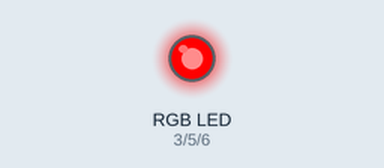
Recording of a sketch running on a simulated Arduino Uno, built with avr-gcc and run on an emulated ATmega328P. Shown: an RGB LED mixed from three pins (HIGH = lit).

Above: at 0.5 s.
At 1.5 s:
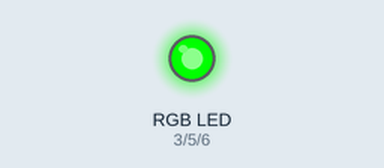
At 2.5 s:
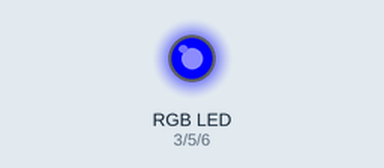
At 3.5 s:
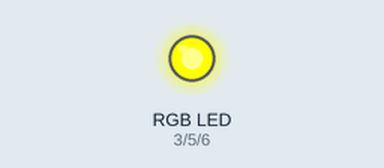
At 4.5 s:
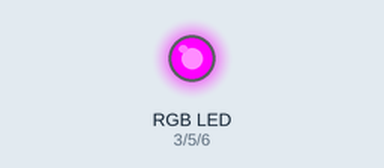
At 5.5 s:
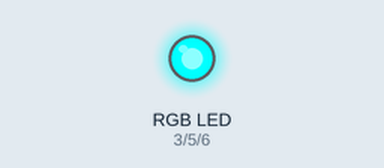
Timing chart, 0 to 7.8 s (numbered marks = the images above):
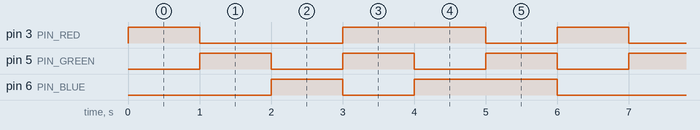

Measured:
- by itself, pin 3 (PIN_RED): repeats every 6.0 s: LOW 2.0 s, HIGH 2.0 s, LOW 1.0 s, HIGH 1.0 s
- by itself, pin 5 (PIN_GREEN): alternates HIGH for 1.0 s and LOW for 1.0 s
- by itself, pin 6 (PIN_BLUE): repeats every 6.0 s: LOW 1.0 s, HIGH 2.0 s, LOW 2.0 s, HIGH 1.0 s

The sketch:

RGB_Module.ino
```cpp
int PIN_RED = 3;
int PIN_GREEN = 5;
int PIN_BLUE = 6;

void setup() {
  }

void loop() {
  analogWrite(PIN_RED, 255);
  analogWrite(PIN_GREEN, 0);
  analogWrite(PIN_BLUE, 0);
  delay(1000);
  analogWrite(PIN_RED, 0);
  analogWrite(PIN_GREEN, 255);
  analogWrite(PIN_BLUE, 0);
  delay(1000);
  analogWrite(PIN_RED, 0);
  analogWrite(PIN_GREEN, 0);
  analogWrite(PIN_BLUE, 255);
  delay(1000);
  analogWrite(PIN_RED, 255);
  analogWrite(PIN_GREEN, 255);
  analogWrite(PIN_BLUE, 0);
  delay(1000);
  analogWrite(PIN_RED, 255);
  analogWrite(PIN_GREEN, 0);
  analogWrite(PIN_BLUE, 255);
  delay(1000);
  analogWrite(PIN_RED, 0);
  analogWrite(PIN_GREEN, 255);
  analogWrite(PIN_BLUE, 255);
  delay(1000);
 }
```
